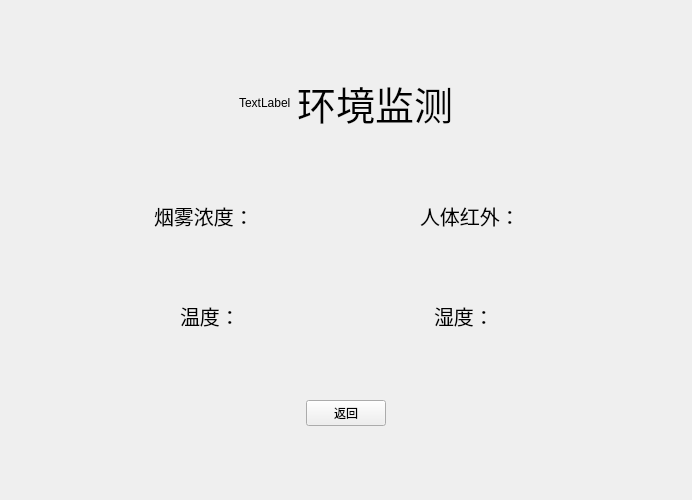
<?xml version="1.0" encoding="UTF-8"?>
<ui version="4.0">
 <class>MonitorWidget</class>
 <widget class="QWidget" name="MonitorWidget">
  <property name="geometry">
   <rect>
    <x>0</x>
    <y>0</y>
    <width>692</width>
    <height>500</height>
   </rect>
  </property>
  <property name="windowTitle">
   <string>Form</string>
  </property>
  <layout class="QVBoxLayout" name="verticalLayout">
   <item>
    <spacer name="verticalSpacer_4">
     <property name="orientation">
      <enum>Qt::Vertical</enum>
     </property>
     <property name="sizeHint" stdset="0">
      <size>
       <width>20</width>
       <height>40</height>
      </size>
     </property>
    </spacer>
   </item>
   <item>
    <layout class="QHBoxLayout" name="horizontalLayout">
     <item>
      <spacer name="horizontalSpacer_4">
       <property name="orientation">
        <enum>Qt::Horizontal</enum>
       </property>
       <property name="sizeHint" stdset="0">
        <size>
         <width>40</width>
         <height>20</height>
        </size>
       </property>
      </spacer>
     </item>
     <item>
      <widget class="QLabel" name="label">
       <property name="text">
        <string>TextLabel</string>
       </property>
      </widget>
     </item>
     <item>
      <widget class="QLabel" name="labelName">
       <property name="font">
        <font>
         <family>楷体</family>
         <pointsize>29</pointsize>
        </font>
       </property>
       <property name="styleSheet">
        <string notr="true">color: rgb(0, 0, 0);</string>
       </property>
       <property name="text">
        <string>环境监测</string>
       </property>
      </widget>
     </item>
     <item>
      <spacer name="horizontalSpacer_5">
       <property name="orientation">
        <enum>Qt::Horizontal</enum>
       </property>
       <property name="sizeHint" stdset="0">
        <size>
         <width>40</width>
         <height>20</height>
        </size>
       </property>
      </spacer>
     </item>
    </layout>
   </item>
   <item>
    <spacer name="verticalSpacer_5">
     <property name="orientation">
      <enum>Qt::Vertical</enum>
     </property>
     <property name="sizeHint" stdset="0">
      <size>
       <width>20</width>
       <height>40</height>
      </size>
     </property>
    </spacer>
   </item>
   <item>
    <layout class="QHBoxLayout" name="horizontalLayout_2">
     <item>
      <spacer name="horizontalSpacer_3">
       <property name="orientation">
        <enum>Qt::Horizontal</enum>
       </property>
       <property name="sizeHint" stdset="0">
        <size>
         <width>40</width>
         <height>20</height>
        </size>
       </property>
      </spacer>
     </item>
     <item>
      <widget class="QLabel" name="labelSmoke">
       <property name="font">
        <font>
         <family>楷体</family>
         <pointsize>15</pointsize>
        </font>
       </property>
       <property name="text">
        <string>烟雾浓度：</string>
       </property>
      </widget>
     </item>
     <item>
      <widget class="QLabel" name="labelSmokedata">
       <property name="font">
        <font>
         <family>楷体</family>
         <pointsize>15</pointsize>
        </font>
       </property>
       <property name="text">
        <string/>
       </property>
      </widget>
     </item>
     <item>
      <spacer name="horizontalSpacer_6">
       <property name="orientation">
        <enum>Qt::Horizontal</enum>
       </property>
       <property name="sizeHint" stdset="0">
        <size>
         <width>40</width>
         <height>20</height>
        </size>
       </property>
      </spacer>
     </item>
     <item>
      <widget class="QLabel" name="labelBody">
       <property name="font">
        <font>
         <family>楷体</family>
         <pointsize>15</pointsize>
        </font>
       </property>
       <property name="text">
        <string>人体红外：</string>
       </property>
      </widget>
     </item>
     <item>
      <widget class="QLabel" name="labelBodydata">
       <property name="font">
        <font>
         <family>楷体</family>
         <pointsize>15</pointsize>
        </font>
       </property>
       <property name="text">
        <string/>
       </property>
      </widget>
     </item>
     <item>
      <spacer name="horizontalSpacer_7">
       <property name="orientation">
        <enum>Qt::Horizontal</enum>
       </property>
       <property name="sizeHint" stdset="0">
        <size>
         <width>40</width>
         <height>20</height>
        </size>
       </property>
      </spacer>
     </item>
    </layout>
   </item>
   <item>
    <spacer name="verticalSpacer_3">
     <property name="orientation">
      <enum>Qt::Vertical</enum>
     </property>
     <property name="sizeHint" stdset="0">
      <size>
       <width>20</width>
       <height>40</height>
      </size>
     </property>
    </spacer>
   </item>
   <item>
    <layout class="QHBoxLayout" name="horizontalLayout_3">
     <item>
      <spacer name="horizontalSpacer_8">
       <property name="orientation">
        <enum>Qt::Horizontal</enum>
       </property>
       <property name="sizeHint" stdset="0">
        <size>
         <width>40</width>
         <height>20</height>
        </size>
       </property>
      </spacer>
     </item>
     <item>
      <widget class="QLabel" name="labelTem">
       <property name="font">
        <font>
         <family>楷体</family>
         <pointsize>15</pointsize>
        </font>
       </property>
       <property name="text">
        <string>温度：</string>
       </property>
      </widget>
     </item>
     <item>
      <widget class="QLabel" name="labelTemdata">
       <property name="font">
        <font>
         <family>楷体</family>
         <pointsize>15</pointsize>
        </font>
       </property>
       <property name="text">
        <string/>
       </property>
      </widget>
     </item>
     <item>
      <spacer name="horizontalSpacer_9">
       <property name="orientation">
        <enum>Qt::Horizontal</enum>
       </property>
       <property name="sizeHint" stdset="0">
        <size>
         <width>40</width>
         <height>20</height>
        </size>
       </property>
      </spacer>
     </item>
     <item>
      <widget class="QLabel" name="labelHum">
       <property name="font">
        <font>
         <family>楷体</family>
         <pointsize>15</pointsize>
        </font>
       </property>
       <property name="text">
        <string>湿度：</string>
       </property>
      </widget>
     </item>
     <item>
      <widget class="QLabel" name="labelHumdata">
       <property name="font">
        <font>
         <family>楷体</family>
         <pointsize>15</pointsize>
        </font>
       </property>
       <property name="text">
        <string/>
       </property>
      </widget>
     </item>
     <item>
      <spacer name="horizontalSpacer_10">
       <property name="orientation">
        <enum>Qt::Horizontal</enum>
       </property>
       <property name="sizeHint" stdset="0">
        <size>
         <width>40</width>
         <height>20</height>
        </size>
       </property>
      </spacer>
     </item>
    </layout>
   </item>
   <item>
    <spacer name="verticalSpacer_2">
     <property name="orientation">
      <enum>Qt::Vertical</enum>
     </property>
     <property name="sizeHint" stdset="0">
      <size>
       <width>20</width>
       <height>40</height>
      </size>
     </property>
    </spacer>
   </item>
   <item>
    <layout class="QHBoxLayout" name="horizontalLayout_4">
     <item>
      <spacer name="horizontalSpacer">
       <property name="orientation">
        <enum>Qt::Horizontal</enum>
       </property>
       <property name="sizeHint" stdset="0">
        <size>
         <width>40</width>
         <height>20</height>
        </size>
       </property>
      </spacer>
     </item>
     <item>
      <widget class="QPushButton" name="buttonReturn">
       <property name="text">
        <string>返回</string>
       </property>
      </widget>
     </item>
     <item>
      <spacer name="horizontalSpacer_2">
       <property name="orientation">
        <enum>Qt::Horizontal</enum>
       </property>
       <property name="sizeHint" stdset="0">
        <size>
         <width>40</width>
         <height>20</height>
        </size>
       </property>
      </spacer>
     </item>
    </layout>
   </item>
   <item>
    <spacer name="verticalSpacer">
     <property name="orientation">
      <enum>Qt::Vertical</enum>
     </property>
     <property name="sizeHint" stdset="0">
      <size>
       <width>20</width>
       <height>40</height>
      </size>
     </property>
    </spacer>
   </item>
  </layout>
 </widget>
 <resources/>
 <connections/>
</ui>
